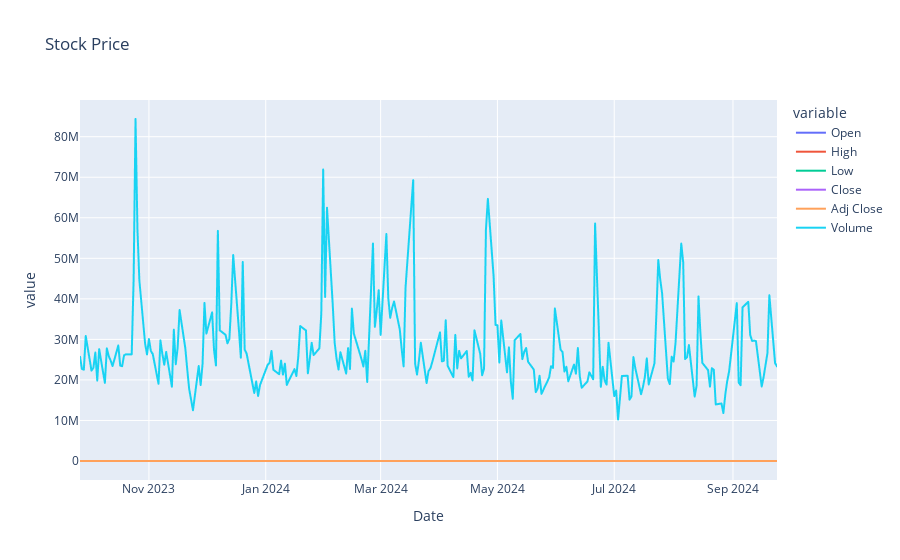

Notebook code cell kept with this figure:
### Markdown cell above
## Data Visualization

### Code cell
fig = px.line(df,x='Date',y=df.columns,title="Stock Price")
fig.show()

### Figure 1 — Plotly figure (JSON) as saved in the notebook; plotly's stock layout.template omitted (floating-point values rounded to 4 significant figures; data arrays with more than 128 entries replaced by an {"elided": "..."} marker saying what was removed)
{"data": [{"hovertemplate": "variable=Open<br>Date=%{x}<br>value=%{y}<extra></extra>", "legendgroup": "Open", "line": {"color": "#636efa", "dash": "solid"}, "marker": {"symbol": "circle"}, "mode": "lines", "name": "Open", "showlegend": true, "type": "scattergl", "x": {"elided": "251 str values"}, "xaxis": "x", "y": {"elided": "251 float values"}, "yaxis": "y"}, {"hovertemplate": "variable=High<br>Date=%{x}<br>value=%{y}<extra></extra>", "legendgroup": "High", "line": {"color": "#EF553B", "dash": "solid"}, "marker": {"symbol": "circle"}, "mode": "lines", "name": "High", "showlegend": true, "type": "scattergl", "x": {"elided": "251 str values"}, "xaxis": "x", "y": {"elided": "251 float values"}, "yaxis": "y"}, {"hovertemplate": "variable=Low<br>Date=%{x}<br>value=%{y}<extra></extra>", "legendgroup": "Low", "line": {"color": "#00cc96", "dash": "solid"}, "marker": {"symbol": "circle"}, "mode": "lines", "name": "Low", "showlegend": true, "type": "scattergl", "x": {"elided": "251 str values"}, "xaxis": "x", "y": {"elided": "251 float values"}, "yaxis": "y"}, {"hovertemplate": "variable=Close<br>Date=%{x}<br>value=%{y}<extra></extra>", "legendgroup": "Close", "line": {"color": "#ab63fa", "dash": "solid"}, "marker": {"symbol": "circle"}, "mode": "lines", "name": "Close", "showlegend": true, "type": "scattergl", "x": {"elided": "251 str values"}, "xaxis": "x", "y": {"elided": "251 float values"}, "yaxis": "y"}, {"hovertemplate": "variable=Adj Close<br>Date=%{x}<br>value=%{y}<extra></extra>", "legendgroup": "Adj Close", "line": {"color": "#FFA15A", "dash": "solid"}, "marker": {"symbol": "circle"}, "mode": "lines", "name": "Adj Close", "showlegend": true, "type": "scattergl", "x": {"elided": "251 str values"}, "xaxis": "x", "y": {"elided": "251 float values"}, "yaxis": "y"}, {"hovertemplate": "variable=Volume<br>Date=%{x}<br>value=%{y}<extra></extra>", "legendgroup": "Volume", "line": {"color": "#19d3f3", "dash": "solid"}, "marker": {"symbol": "circle"}, "mode": "lines", "name": "Volume", "showlegend": true, "type": "scattergl", "x": {"elided": "251 str values"}, "xaxis": "x", "y": {"elided": "251 int values"}, "yaxis": "y"}], "layout": {"legend": {"title": {"text": "variable"}, "tracegroupgap": 0}, "title": {"text": "Stock Price"}, "xaxis": {"anchor": "y", "domain": [0, 1], "title": {"text": "Date"}}, "yaxis": {"anchor": "x", "domain": [0, 1], "title": {"text": "value"}}}}
